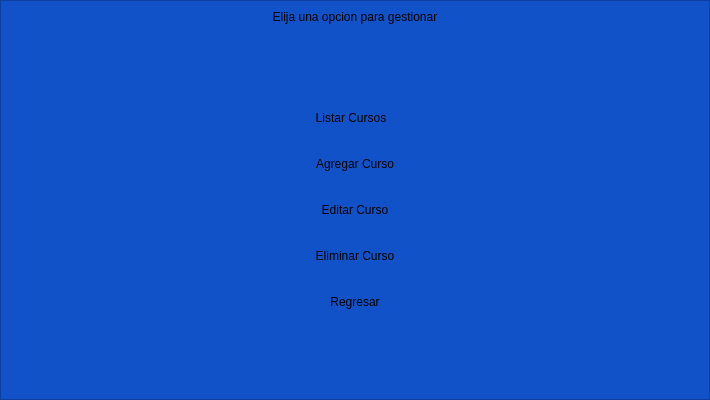
<?xml version="1.0" encoding="UTF-8"?>
<ui version="4.0">
 <class>MainWindow</class>
 <widget class="QMainWindow" name="MainWindow">
  <property name="geometry">
   <rect>
    <x>0</x>
    <y>0</y>
    <width>710</width>
    <height>400</height>
   </rect>
  </property>
  <property name="minimumSize">
   <size>
    <width>710</width>
    <height>400</height>
   </size>
  </property>
  <property name="maximumSize">
   <size>
    <width>700</width>
    <height>400</height>
   </size>
  </property>
  <property name="contextMenuPolicy">
   <enum>Qt::DefaultContextMenu</enum>
  </property>
  <property name="windowTitle">
   <string>Menu de gestion</string>
  </property>
  <property name="styleSheet">
   <string notr="true"/>
  </property>
  <widget class="QWidget" name="centralwidget">
   <property name="maximumSize">
    <size>
     <width>710</width>
     <height>400</height>
    </size>
   </property>
   <widget class="QFrame" name="frame_lateral">
    <property name="geometry">
     <rect>
      <x>0</x>
      <y>0</y>
      <width>710</width>
      <height>400</height>
     </rect>
    </property>
    <property name="minimumSize">
     <size>
      <width>710</width>
      <height>400</height>
     </size>
    </property>
    <property name="maximumSize">
     <size>
      <width>0</width>
      <height>16777215</height>
     </size>
    </property>
    <property name="layoutDirection">
     <enum>Qt::LeftToRight</enum>
    </property>
    <property name="autoFillBackground">
     <bool>false</bool>
    </property>
    <property name="styleSheet">
     <string notr="true">
QFrame{
background-color: rgb(18, 82, 200);
}



QPushButton{
background-color: rgb(18, 82, 200);
border-top-left-radius: 20px;
border-bottom-left-radius: 20px;

font: 75 11pt &quot;Arial Black&quot;;
	
}

QPushButton:hover{
background-color: white;
border-top-left-radius: 20px;
border-bottom-left-radius: 20px;

font: 75 11pt &quot;Arial Black&quot;;
}</string>
    </property>
    <property name="frameShape">
     <enum>QFrame::StyledPanel</enum>
    </property>
    <property name="frameShadow">
     <enum>QFrame::Plain</enum>
    </property>
    <layout class="QVBoxLayout" name="verticalLayout">
     <property name="leftMargin">
      <number>150</number>
     </property>
     <property name="rightMargin">
      <number>150</number>
     </property>
     <property name="bottomMargin">
      <number>9</number>
     </property>
     <item>
      <widget class="QLabel" name="label">
       <property name="styleSheet">
        <string notr="true">font: 87 12pt &quot;Arial Black&quot;;
color:rgb(0,0,0);</string>
       </property>
       <property name="text">
        <string>Elija una opcion para gestionar</string>
       </property>
       <property name="alignment">
        <set>Qt::AlignCenter</set>
       </property>
      </widget>
     </item>
     <item>
      <spacer name="verticalSpacer_2">
       <property name="orientation">
        <enum>Qt::Vertical</enum>
       </property>
       <property name="sizeHint" stdset="0">
        <size>
         <width>20</width>
         <height>40</height>
        </size>
       </property>
      </spacer>
     </item>
     <item>
      <widget class="QPushButton" name="bt_listar">
       <property name="minimumSize">
        <size>
         <width>400</width>
         <height>40</height>
        </size>
       </property>
       <property name="maximumSize">
        <size>
         <width>200</width>
         <height>16777215</height>
        </size>
       </property>
       <property name="contextMenuPolicy">
        <enum>Qt::DefaultContextMenu</enum>
       </property>
       <property name="layoutDirection">
        <enum>Qt::LeftToRight</enum>
       </property>
       <property name="text">
        <string>Listar Cursos</string>
       </property>
       <property name="icon">
        <iconset>
         <normaloff>base-de-datos.png</normaloff>base-de-datos.png</iconset>
       </property>
       <property name="iconSize">
        <size>
         <width>32</width>
         <height>32</height>
        </size>
       </property>
      </widget>
     </item>
     <item>
      <widget class="QPushButton" name="bt_agregar">
       <property name="minimumSize">
        <size>
         <width>400</width>
         <height>40</height>
        </size>
       </property>
       <property name="toolTipDuration">
        <number>0</number>
       </property>
       <property name="styleSheet">
        <string notr="true"/>
       </property>
       <property name="text">
        <string>Agregar Curso</string>
       </property>
       <property name="icon">
        <iconset>
         <normaloff>archivo.png</normaloff>archivo.png</iconset>
       </property>
       <property name="iconSize">
        <size>
         <width>32</width>
         <height>32</height>
        </size>
       </property>
      </widget>
     </item>
     <item>
      <widget class="QPushButton" name="bt_editar">
       <property name="minimumSize">
        <size>
         <width>400</width>
         <height>40</height>
        </size>
       </property>
       <property name="styleSheet">
        <string notr="true"/>
       </property>
       <property name="text">
        <string>Editar Curso</string>
       </property>
       <property name="icon">
        <iconset>
         <normaloff>encriptado.png</normaloff>encriptado.png</iconset>
       </property>
       <property name="iconSize">
        <size>
         <width>32</width>
         <height>32</height>
        </size>
       </property>
      </widget>
     </item>
     <item>
      <widget class="QPushButton" name="bt_eliminar">
       <property name="minimumSize">
        <size>
         <width>400</width>
         <height>40</height>
        </size>
       </property>
       <property name="styleSheet">
        <string notr="true"/>
       </property>
       <property name="text">
        <string>Eliminar Curso</string>
       </property>
       <property name="icon">
        <iconset>
         <normaloff>../../../Downloads/gui_python_pyqt5-main/gui_python_pyqt5-main/Menu Lateral desplegable/encriptado.png</normaloff>../../../Downloads/gui_python_pyqt5-main/gui_python_pyqt5-main/Menu Lateral desplegable/encriptado.png</iconset>
       </property>
       <property name="iconSize">
        <size>
         <width>32</width>
         <height>32</height>
        </size>
       </property>
      </widget>
     </item>
     <item>
      <widget class="QPushButton" name="bt_regresar">
       <property name="minimumSize">
        <size>
         <width>400</width>
         <height>40</height>
        </size>
       </property>
       <property name="styleSheet">
        <string notr="true"/>
       </property>
       <property name="text">
        <string>Regresar</string>
       </property>
       <property name="icon">
        <iconset>
         <normaloff>pngfind.com-back-png-1934895.png</normaloff>pngfind.com-back-png-1934895.png</iconset>
       </property>
       <property name="iconSize">
        <size>
         <width>32</width>
         <height>32</height>
        </size>
       </property>
      </widget>
     </item>
     <item>
      <spacer name="verticalSpacer">
       <property name="orientation">
        <enum>Qt::Vertical</enum>
       </property>
       <property name="sizeHint" stdset="0">
        <size>
         <width>20</width>
         <height>40</height>
        </size>
       </property>
      </spacer>
     </item>
    </layout>
   </widget>
  </widget>
 </widget>
 <resources/>
 <connections/>
</ui>
